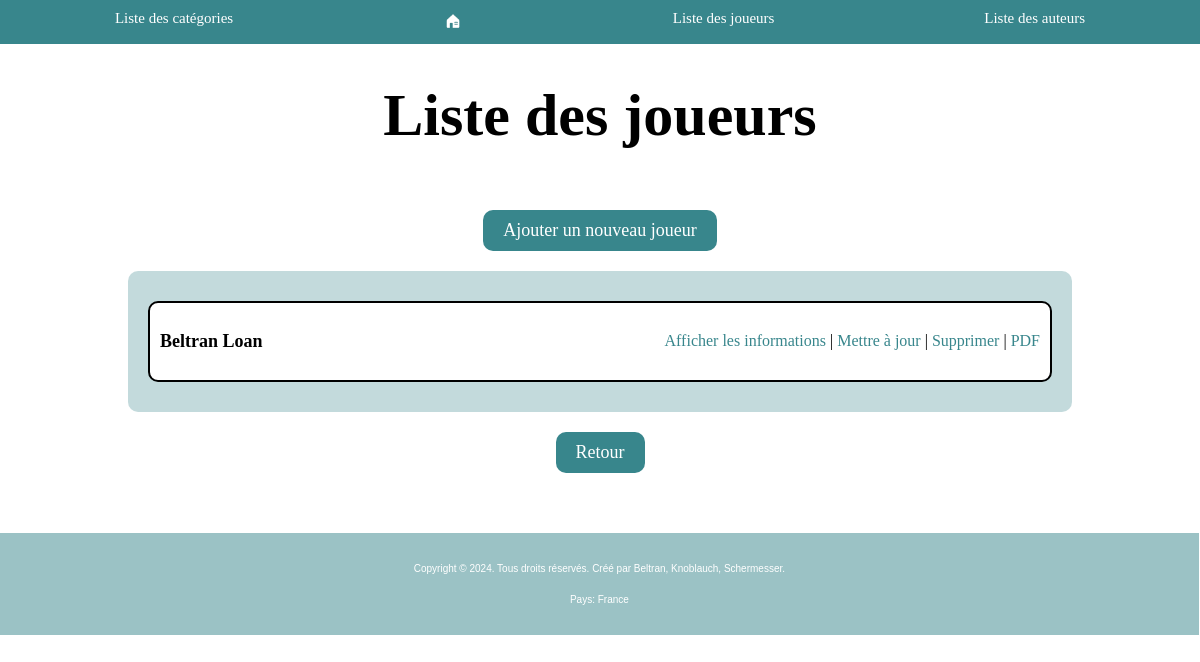
The app's page /index_joueurs/, older data.
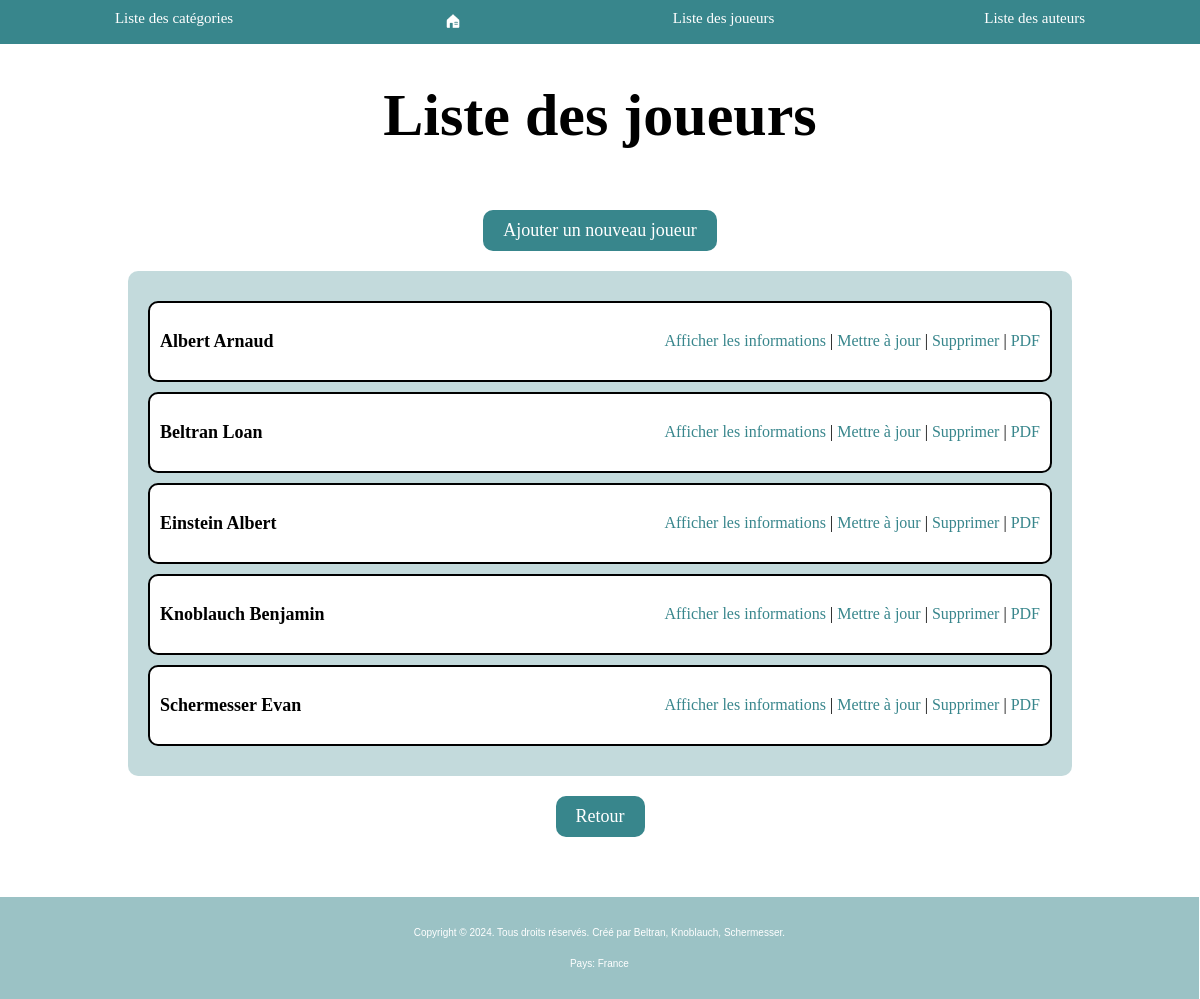
The same page, newer data.
### ludotheque/models.py (models this page shows, shortened)
class Joueurs(models.Model):
    nom = models.CharField(max_length=100)
    prenom = models.CharField(max_length=100)
    mail = models.CharField(max_length=100)
    mdp = models.CharField(max_length=100)
    TYPE_CHOICES = (
        ('professionnel', 'Professionnel'),
        ('particulier', 'Particulier'),
    )
    type = models.CharField(max_length=20, choices=TYPE_CHOICES)
    def __str__(self):
        chaine = f"{self.nom} {self.prenom} "
        return chaine

### ludotheque/views_joueurs.py (the view)
# urls.py: path('index_joueurs/', views_joueurs.joueurs_index),
def joueurs_index(request):
    liste = list(models.Joueurs.objects.all().order_by('nom'))
    return render(request, "joueurs/index.html", {"liste" : liste})

### ludotheque/templates/joueurs/index.html (shortened to what this page needs)
<!DOCTYPE html>
<html lang="en">
{% load static %}
<head>
    <link rel="stylesheet" type="text/css" href="{% static 'main.css' %}"/>
</head>
<body>
{% include 'main_nav.html' %}
<div class="containerSecond">
    <h1 class="mainTitle">Liste des joueurs</h1>
    <a class="addButton" href="/ajout_joueurs/">Ajouter un nouveau joueur</a>
    <article class="playerList">
        {% for j in liste %}
            <div class="playerItem">
                <p class="playerName">{{ j }}</p>
                <div class="playerActions">
                    <a class="edit" href="/affiche_joueurs/{{ j.id }}">Afficher les informations</a> |
                    <a class="edit" href="/update_joueurs/{{ j.id }}">Mettre à jour</a> |
                    <a class="edit" href="/delete_joueurs/{{ j.id }}">Supprimer</a> |
                    <a href="/joueurs/export/{{ j.id }}" class="pdf">PDF</a>
                </div>
            </div>
        {% endfor %}
    </article>
    <a class="backButton" href="/">Retour</a>
</div>
{% include 'main_footer.html' %}
</body>
</html>

Row changes from the older to the newer data that the page shows:
added Joueurs: nom+prenom "Albert Arnaud"
added Joueurs: nom+prenom "Einstein Albert"
added Joueurs: nom+prenom "Knoblauch Benjamin"
added Joueurs: nom+prenom "Schermesser Evan"
